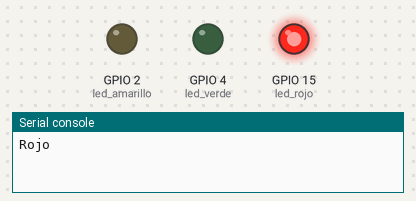
Simulated run of this program. Board: ESP32 board running MicroPython. Shown: output pins drawn as LEDs (lit = HIGH), the last lines printed to the serial console.

Above: at 1.0 s.
At 3.0 s:
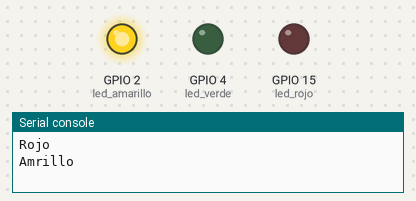
At 5.0 s:
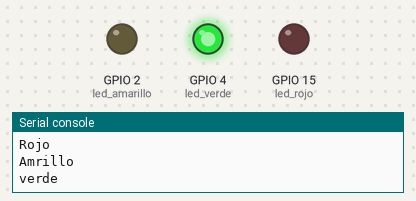
Timing chart, 0 to 7.8 s (numbered marks = the images above):
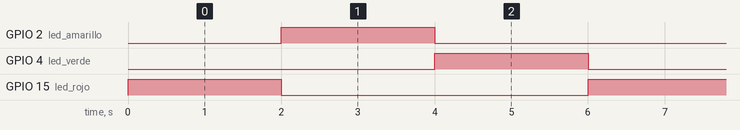

The program:

semaforo_dos.py
```python
from machine import Pin
import utime


led_rojo = Pin(15,Pin.OUT)
led_amarillo = Pin(2,Pin.OUT)
led_verde = Pin(4,Pin.OUT)


while True:
        led_rojo.value(1)
        led_amarillo.value(0)
        led_verde.value(0)
        print("Rojo")
        utime.sleep(2)

        led_rojo.value(0)
        led_amarillo.value(1)
        led_verde.value(0)
        print("Amrillo")
        utime.sleep(2)

        led_rojo.value(0)
        led_amarillo.value(0)
        led_verde.value(1)
        print("verde")
        utime.sleep(2)


        
```

Measured:
- by itself, GPIO 2 (led_amarillo), GPIO 4 (led_verde), GPIO 15 (led_rojo): alternates HIGH for 2.0 s and LOW for 4.0 s
- by itself, everything shown: repeats every 6.0 s, in 3 steps
